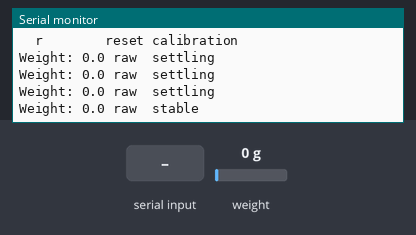
This program was run on a simulated ESP32. On the bench: the last lines printed to the serial monitor. The test bench sets the inputs (shaded band); at power-on: weight on the scale 0 g. EEPROM starts erased.

Above: at 3.7 s.
3.8 s: "c90\n" received over Serial
At 4.4 s:
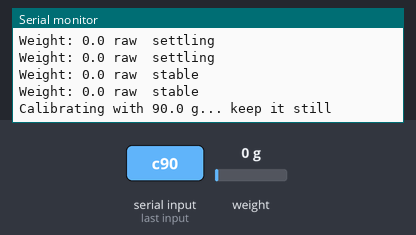
6.8 s: "c,45\n" received over Serial
At 7.05 s:
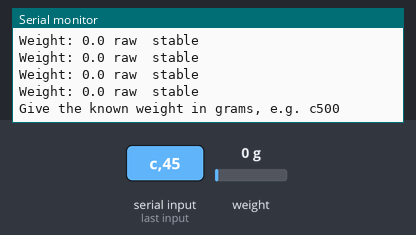
8.3 s: "v90\n" received over Serial
At 8.55 s:
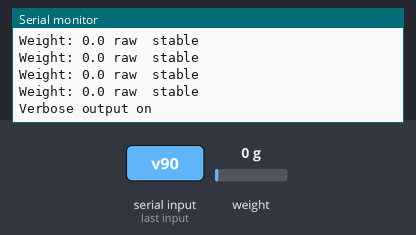
10.1 s: weight on the scale set to 100 g
At 10.36 s:
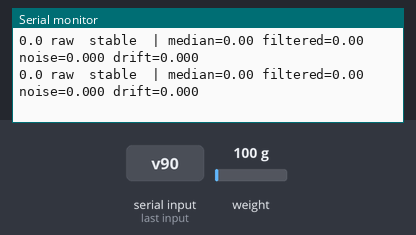
12.2 s: "v,45\n" received over Serial
At 12.48 s:
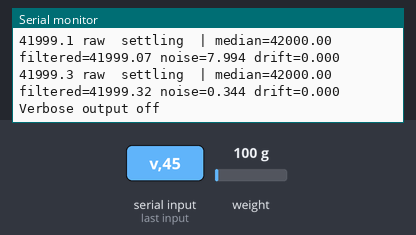
13.7 s: "r90\n" received over Serial
At 13.99 s:
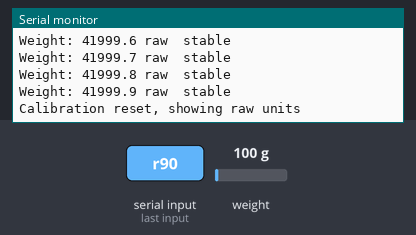
Timing chart, 0 to 16.2 s (numbered marks = the images above; inputs shaded):
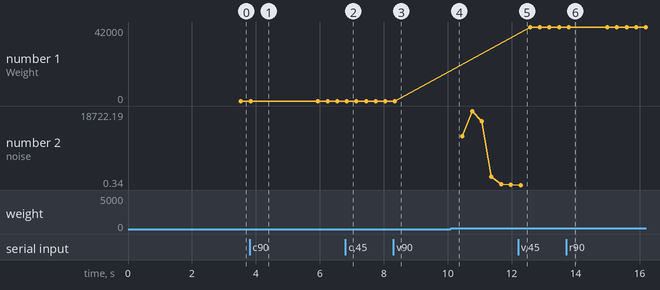

The program:

main.cpp
```cpp
#include <Arduino.h>
#include <HX711.h>
#include <Preferences.h>
#include "weight_filter.h"

// HX711 wiring: VCC -> 3V3, GND -> GND, DT -> G32, SCK -> G33
const int HX711_DT_PIN = 32;
const int HX711_SCK_PIN = 33;

const unsigned long PRINT_INTERVAL_MS = 250;
const unsigned long SENSOR_TIMEOUT_MS = 1000;  // HX711 gives ~10 samples/s, so 1 s of silence is a fault
const long HX711_MAX = 8388607;                // 24-bit ADC limits: hitting them means overload or bad wiring
const long HX711_MIN = -8388608;

HX711 scale;
Preferences prefs;  // keeps the calibration in flash across reboots
WeightFilter filter;

long tareOffset = 0;            // raw reading of the empty scale
float calibrationFactor = 0.0f; // raw units per gram, 0 = not calibrated
bool verbose = false;

unsigned long lastSampleMs = 0;
unsigned long lastPrintMs = 0;
bool sensorFault = false;
bool overload = false;

bool isCalibrated() { return calibrationFactor != 0.0f; }

float rawToGrams(long raw) {
  float units = raw - tareOffset;
  return isCalibrated() ? units / calibrationFactor : units;
}

void printHelp() {
  Serial.println();
  Serial.println("Commands (type in the serial monitor, then press Enter):");
  Serial.println("  t        tare: set the current load as zero (scale must be empty)");
  Serial.println("  c<grams> calibrate with a known weight on the scale, e.g. c500");
  Serial.println("  v        toggle verbose output (raw, median, filtered, noise, drift)");
  Serial.println("  r        reset calibration");
  Serial.println();
}

void tare() {
  Serial.println("Taring... keep the scale empty and still");
  tareOffset = scale.read_average(20);
  filter.reset();
  Serial.println("Done, scale is at zero");
}

void calibrate(float knownGrams) {
  if (knownGrams <= 0) {
    Serial.println("Give the known weight in grams, e.g. c500");
    return;
  }
  Serial.printf("Calibrating with %.1f g... keep it still\n", knownGrams);
  long loaded = scale.read_average(20) - tareOffset;
  if (labs(loaded) < 1000) {
    Serial.println("Calibration failed: almost no change from zero. Is the weight on the scale? Did you tare first?");
    return;
  }
  calibrationFactor = (float)loaded / knownGrams;
  prefs.putFloat("factor", calibrationFactor);
  filter.reset();
  Serial.printf("Calibrated: factor = %.3f raw units per gram (saved)\n", calibrationFactor);
}

void handleCommand(String cmd) {
  cmd.trim();
  if (cmd.length() == 0) return;

  char c = tolower(cmd[0]);
  if (c == 't') {
    tare();
  } else if (c == 'c') {
    calibrate(cmd.substring(1).toFloat());
  } else if (c == 'v') {
    verbose = !verbose;
    Serial.printf("Verbose output %s\n", verbose ? "on" : "off");
  } else if (c == 'r') {
    calibrationFactor = 0.0f;
    prefs.remove("factor");
    filter.reset();
    Serial.println("Calibration reset, showing raw units");
  } else {
    printHelp();
  }
}

void readSensor() {
  if (!scale.is_ready()) {
    if (!sensorFault && millis() - lastSampleMs > SENSOR_TIMEOUT_MS) {
      sensorFault = true;
      Serial.println("ERROR: HX711 not responding. Check wiring: DT -> G32, SCK -> G33, VCC -> 3V3, GND -> GND");
    }
    return;
  }

  long raw = scale.read();
  lastSampleMs = millis();
  if (sensorFault) {
    sensorFault = false;
    Serial.println("HX711 is responding again");
  }

  overload = raw >= HX711_MAX || raw <= HX711_MIN;
  if (overload) return;  // a clipped reading says nothing about the weight, keep it out of the filter

  filter.add(rawToGrams(raw));
}

void printReading() {
  if (sensorFault) return;
  if (overload) {
    Serial.println("OVERLOAD: reading out of range (too much weight, or a load cell wire is loose)");
    return;
  }

  const char* unit = isCalibrated() ? "g" : "raw";
  const char* state = filter.stable() ? "stable" : "settling";
  if (verbose) {
    Serial.printf("%.1f %s  %s  | median=%.2f filtered=%.2f noise=%.3f drift=%.3f\n",
                  filter.weight(), unit, state, filter.rawMedian(), filter.filtered(),
                  filter.stdDev(), filter.zeroDrift());
  } else {
    Serial.printf("Weight: %.1f %s  %s\n", filter.weight(), unit, state);
  }
}

void setup() {
  Serial.begin(115200);
  delay(500);
  Serial.println("\nHX711 scale");

  prefs.begin("scale", false);
  if (prefs.isKey("factor")) calibrationFactor = prefs.getFloat("factor", 0.0f);

  scale.begin(HX711_DT_PIN, HX711_SCK_PIN);
  if (!scale.wait_ready_timeout(2000)) {
    Serial.println("ERROR: HX711 not found. Check wiring: DT -> G32, SCK -> G33, VCC -> 3V3, GND -> GND");
  }
  tare();

  if (isCalibrated()) {
    Serial.printf("Loaded calibration factor %.3f\n", calibrationFactor);
  } else {
    Serial.println("Not calibrated yet: readings are raw units. Put a known weight on and type c<grams>");
  }
  printHelp();
  lastSampleMs = millis();
}

void loop() {
  if (Serial.available()) {
    handleCommand(Serial.readStringUntil('\n'));
  }

  readSensor();

  if (millis() - lastPrintMs >= PRINT_INTERVAL_MS) {
    lastPrintMs = millis();
    printReading();
  }
}
```

weight_filter.h
```cpp
#pragma once
#include <math.h>

// Signal chain for load cell samples (all values in grams, after tare):
//   sample -> median of last 5     (throws away single-sample spikes)
//          -> adaptive EMA         (heavy smoothing when steady, fast when the load changes)
//          -> stability detector   (std dev of the last second of readings)
//          -> auto-zero tracking   (slowly cancels drift while the scale is empty)
class WeightFilter {
public:
  struct Config {
    float emaSlow = 0.10f;          // smoothing factor while steady (~1 s at 10 samples/s)
    float emaFast = 0.60f;          // smoothing factor while the load is changing
    float stepThresholdG = 3.0f;    // a jump bigger than this switches to fast mode
    float stableStdDevG = 0.3f;     // std dev below this counts as stable
    float zeroBandG = 1.0f;         // auto-zero only acts within +/- this
    float zeroTrackRate = 0.05f;    // share of the remaining drift removed per stable sample
    float displayDeadbandG = 0.2f;  // |weight| below this is shown as 0
  };

  WeightFilter() : WeightFilter(Config()) {}
  explicit WeightFilter(const Config& cfg) : cfg_(cfg) { reset(); }

  void reset() {
    medianCount_ = medianIdx_ = 0;
    histCount_ = histIdx_ = 0;
    ema_ = 0;
    zeroOffset_ = 0;
    stdDev_ = 0;
    stable_ = false;
    initialized_ = false;
  }

  void add(float grams) {
    medianBuf_[medianIdx_] = grams;
    medianIdx_ = (medianIdx_ + 1) % kMedianN;
    if (medianCount_ < kMedianN) medianCount_++;
    median_ = median();

    float x = median_ - zeroOffset_;
    if (!initialized_) {
      ema_ = x;
      initialized_ = true;
    } else {
      float alpha = fabsf(x - ema_) > cfg_.stepThresholdG ? cfg_.emaFast : cfg_.emaSlow;
      ema_ += alpha * (x - ema_);
    }

    hist_[histIdx_] = ema_;
    histIdx_ = (histIdx_ + 1) % kStableN;
    if (histCount_ < kStableN) histCount_++;
    stdDev_ = windowStdDev();
    stable_ = histCount_ == kStableN && stdDev_ < cfg_.stableStdDevG;

    if (stable_ && fabsf(ema_) < cfg_.zeroBandG) {
      float correction = ema_ * cfg_.zeroTrackRate;
      zeroOffset_ += correction;
      ema_ -= correction;
    }
  }

  // Filtered weight, rounded to 0.1 g, with the small band around zero shown as 0
  float weight() const {
    if (fabsf(ema_) < cfg_.displayDeadbandG) return 0.0f;
    return roundf(ema_ * 10.0f) / 10.0f;
  }

  float rawMedian() const { return median_; }
  float filtered() const { return ema_; }
  float stdDev() const { return stdDev_; }
  float zeroDrift() const { return zeroOffset_; }
  bool stable() const { return stable_; }

private:
  static const int kMedianN = 5;
  static const int kStableN = 10;

  float median() const {
    float sorted[kMedianN];
    for (int i = 0; i < medianCount_; i++) sorted[i] = medianBuf_[i];
    for (int i = 1; i < medianCount_; i++) {
      float v = sorted[i];
      int j = i - 1;
      while (j >= 0 && sorted[j] > v) {
        sorted[j + 1] = sorted[j];
        j--;
      }
      sorted[j + 1] = v;
    }
    return sorted[medianCount_ / 2];
  }

  float windowStdDev() const {
    float mean = 0;
    for (int i = 0; i < histCount_; i++) mean += hist_[i];
    mean /= histCount_;
    float var = 0;
    for (int i = 0; i < histCount_; i++) var += (hist_[i] - mean) * (hist_[i] - mean);
    return sqrtf(var / histCount_);
  }

  Config cfg_;
  float medianBuf_[kMedianN];
  int medianCount_, medianIdx_;
  float median_ = 0;
  float hist_[kStableN];
  int histCount_, histIdx_;
  float ema_, zeroOffset_, stdDev_;
  bool stable_, initialized_;
};
```

Measured:
- after the input at 3.8 s, the serial monitor: prints a new line at once (image 1)
- after the input at 6.8 s, the serial monitor: prints a new line at once (image 2)
- after the input at 8.3 s, the serial monitor: prints a new line after 0.05 s (image 3)
- after the input at 12.2 s, the serial monitor: prints a new line after 0.08 s (image 5)
- after the input at 13.7 s, the serial monitor: prints a new line after 0.08 s (image 6)
